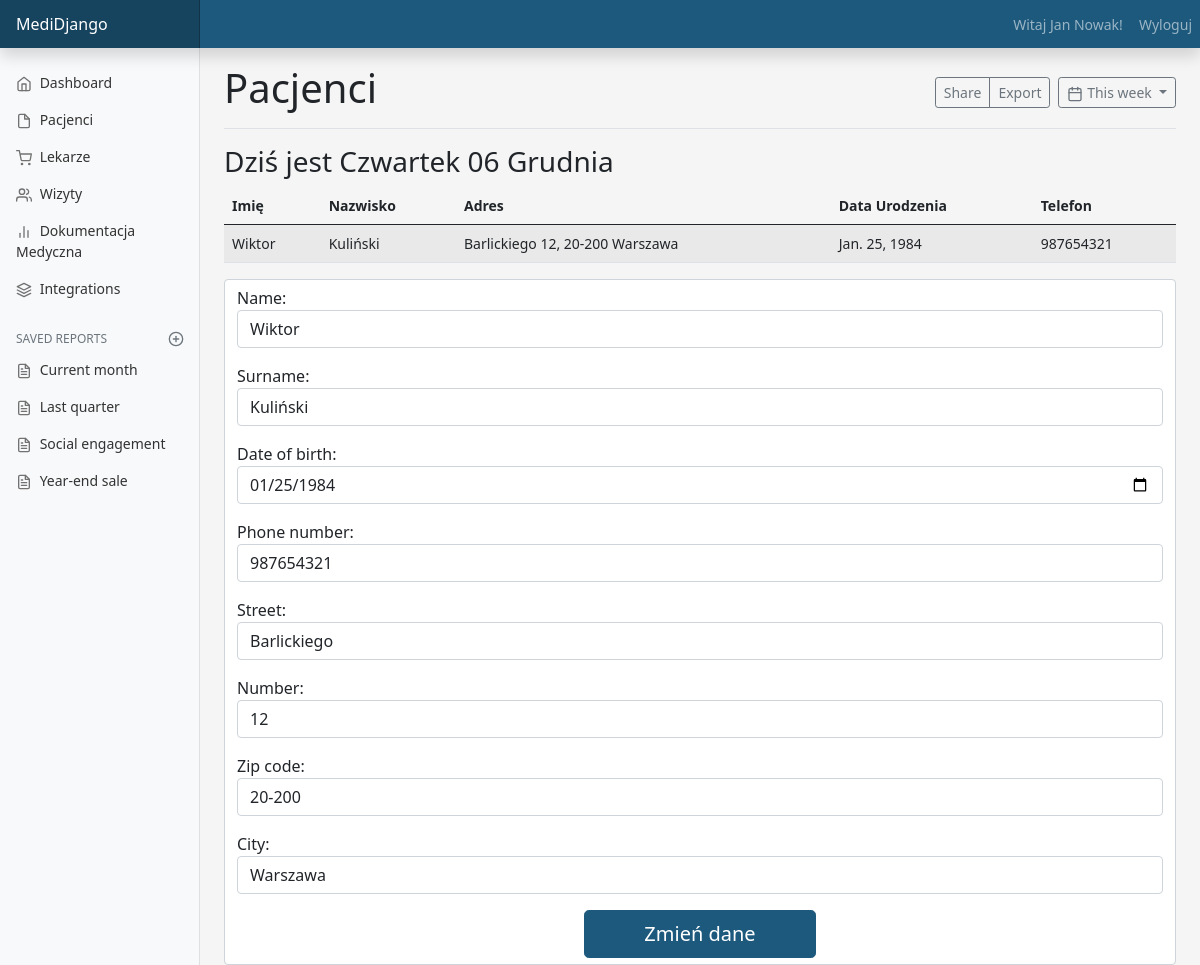
Page /patients/edit/11/ (signed in) on the committed database.
### main/models.py (models this page shows, shortened)
class Patient(models.Model):
    user = models.OneToOneField(User, null=False, on_delete=models.CASCADE)
    name = models.CharField(max_length=20, default="")
    surname = models.CharField(max_length=30, default="")
    address = models.OneToOneField(Address, null=True, on_delete=models.CASCADE)
    date_of_birth = models.DateField(default='2000-01-01')
    phone_number = models.CharField(default="", null=False, max_length=9)

class Address(models.Model):
    street = models.CharField(max_length=20)
    number = models.CharField(max_length=4)
    zip_code = models.CharField(max_length=6)
    city = models.CharField(max_length=20)

### main/views.py (the view, shortened to what this page needs)
# urls.py: path('patients/edit/<int:patient_id>/', views.edit_patient, name="edit_patient"),
@login_required(login_url="login")
def edit_patient(request, patient_id):
    patient = Patient.objects.get(id=patient_id)
    address_id = patient.address.id
    address = Address.objects.get(id=address_id)
    patient_form = PatientDataForm(instance=patient)
    address_form = AddressDataForm(instance=address)
    context = {'patient_id': patient_id, 'patient': patient, 'patient_form': patient_form, 'address_form': address_form}
    return render(request, 'main/edit_patient.html', context=context)

### users/forms.py
class PatientDataForm(forms.ModelForm):
    date_of_birth = forms.DateField(widget=forms.TextInput(attrs={'type': 'date', 'class': 'form-control'}))
    class Meta:
        model = Patient
        fields = ['name', 'surname', 'date_of_birth', 'phone_number']
    def __init__(self, *args, **kwargs):
        super().__init__(*args, **kwargs)
        for field in self.fields.values():
            field.widget.attrs['class'] = 'form-control'

class AddressDataForm(forms.ModelForm):
    class Meta:
        model = Address
        fields = ['street', 'number', 'zip_code', 'city']
    def __init__(self, *args, **kwargs):
        super().__init__(*args, **kwargs)
        for field in self.fields.values():
            field.widget.attrs['class'] = 'form-control'
        '''
    name = forms.CharField(max_length=20, widget=forms.TextInput(attrs={'class': 'form-control'}))
    surname = forms.CharField(max_length=20, widget=forms.TextInput(attrs={'class': 'form-control'}))
    date_of_birth = forms.DateField(widget=forms.TextInput(attrs={'type': 'date', 'class': 'form-control'}))
    phone_number = forms.CharField(widget=forms.TextInput(attrs={'class': 'form-control'}))
    street = forms.CharField(max_length=20, widget=forms.TextInput(attrs={'class': 'form-control'}))
    number = forms.CharField(max_length=5, widget=forms.TextInput(attrs={'class': 'form-control'}))
    zip_code = forms.CharField(max_length=6, widget=forms.TextInput(attrs={'class': 'form-control'}))
    city = forms.CharField(max_length=20, widget=forms.TextInput(attrs={'class': 'form-control'}))
        '''

### main/templates/main/edit_patient.html (shortened to what this page needs)
{% extends "main/patients.html" %}
{% block content_main %}
    <div class="table-responsive">
        <table class="table table-striped">
            <thead>
                <tr>
                  <th scope="col">Imię</th>
                  <th scope="col">Nazwisko</th>
                  <th scope="col">Adres</th>
                  <th scope="col">Data Urodzenia</th>
                  <th scope="col">Telefon</th>
                </tr>
            </thead>
            <tbody>
                <tr>
                    <td>{{ patient.name }}</td>
                    <td>{{ patient.surname }}</td>
                    <td>{{ patient.address.street }} {{ patient.address.number }}, {{ patient.address.zip_code }} {{ patient.address.city }}</td>
                    <td>{{ patient.date_of_birth }}</td>
                    <td>{{ patient.phone_number }}</td>
                </tr>
            </tbody>
        </table>
      </div>
      <form method="POST" name=" PatientDataForm">
        <div class="form-control">
                  {{ patient_form.as_p }}
                  {{ address_form.as_p }}
            <div class="d-flex justify-content-center">
                <button class="w-25 btn btn-lg btn-primary" type="submit">Zmień dane</button>
            </div>
        </div>
      </form>
{% endblock %}

### main/templates/main/dashboard.html (shortened to what this page needs)
{% load static %}
<!doctype html>
<html lang="en">
  <head>
<link href="{% static 'assets/dist/css/bootstrap.min.css' %}" rel="stylesheet">
    <link href="{% static 'css/dashboard.css' %}" rel="stylesheet">
    <link href="{% static 'css/custom.css' %}" rel="stylesheet">
  </head>
  <body>
<header class="navbar navbar-color navbar-dark sticky-top flex-md-nowrap p-0 shadow">
  <a class="navbar-brand col-md-3 col-lg-2 me-0 px-3" href="#">MediDjango</a>
  <nav class="navbar-expand-lg">
      <div class="collapse navbar-collapse" id="navbarNav">
          <ul class="navbar-nav">
              {% if user.is_authenticated %}
              <li class="nav-item"><span class="nav-link">Witaj {{ user.patient.name }} {{ user.patient.surname }}!</span></li>
              {% else %}
                  Użytkownik niezalogowany.
              {% endif %}
              <li class="nav-item"><a class="nav-link" href="{% url 'user_logout' %}">Wyloguj</a></li>
          </ul>
      </div>
  </nav>
</header>
<div class="container-fluid">
  <div class="row">
    <nav id="sidebarMenu" class="col-md-3 col-lg-2 d-md-block bg-light sidebar collapse">
      <div class="position-sticky pt-3">
        <ul class="nav flex-column">
          <li class="nav-item">
            <a class="nav-link {% if active_app == 'dashboard' %}active{% endif %}" aria-current="page" href="{% url 'dashboard' %}">
              <span data-feather="home"></span>
              Dashboard
            </a>
          </li>
          <li class="nav-item">
            <a class="nav-link {% if active_app == 'patients' %}active{% endif %}" href="{% url 'patients' %}">
              <span data-feather="file"></span>
              Pacjenci
            </a>
          </li>
          <li class="nav-item">
            <a class="nav-link {% if active_app == 'doctors' %}active{% endif %}" href="{% url 'doctors' %}">
              <span data-feather="shopping-cart"></span>
              Lekarze
            </a>
          </li>
          <li class="nav-item">
            <a class="nav-link" href="#">
              <span data-feather="users"></span>
              Wizyty
            </a>
          </li>
          <li class="nav-item">
            <a class="nav-link" href="#">
              <span data-feather="bar-chart-2"></span>
              Dokumentacja Medyczna
            </a>
          </li>
          <li class="nav-item">
            <a class="nav-link" href="#">
              <span data-feather="layers"></span>
              Integrations
            </a>
          </li>
        </ul>
        <h6 class="sidebar-heading d-flex justify-content-between align-items-center px-3 mt-4 mb-1 text-muted">
          <span>Saved reports</span>
          <a class="link-secondary" href="#" aria-label="Add a new report">
            <span data-feather="plus-circle"></span>
          </a>
        </h6>
        <ul class="nav flex-column mb-2">
          <li class="nav-item">
            <a class="nav-link" href="#">
              <span data-feather="file-text"></span>
              Current month
            </a>
          </li>
          <li class="nav-item">
            <a class="nav-link" href="#">
              <span data-feather="file-text"></span>
              Last quarter
            </a>
          </li>
          <li class="nav-item">
            <a class="nav-link" href="#">
              <span data-feather="file-text"></span>
              Social engagement
            </a>
          </li>
          <li class="nav-item">
            <a class="nav-link" href="#">
              <span data-feather="file-text"></span>
              Year-end sale
            </a>
          </li>
        </ul>
      </div>
    </nav>
    <main class="col-md-9 ms-sm-auto col-lg-10 px-md-4">
      <div class="d-flex justify-content-between flex-wrap flex-md-nowrap align-items-center pt-3 pb-2 mb-3 border-bottom">
        <h1>{% block content_title %}Dashboard{% endblock %}</h1>
        <div class="btn-toolbar mb-2 mb-md-0">
          <div class="btn-group me-2">
            <button type="button" class="btn btn-sm btn-outline-secondary">Share</button>
            <button type="button" class="btn btn-sm btn-outline-secondary">Export</button>
          </div>
          <button type="button" class="btn btn-sm btn-outline-secondary dropdown-toggle">
            <span data-feather="calendar"></span>
            This week
          </button>
        </div>
      </div>
      <h3>Dziś jest Czwartek 06 Grudnia</h3>
      <div>
          {% block content_main %}{% endblock %}
      </div>
    </main>
  </div>
</div>
  </body>
</html>

### static/css/dashboard.css (style rules this page uses)
body { font-size: .875rem; background-color: #f5f5f5; }
.feather { width: 16px; height: 16px; vertical-align: text-bottom; }
.sidebar { position: fixed; top: 0; bottom: 0; left: 0; z-index: 100; padding: 48px 0 0; box-shadow: inset -1px 0 0 rgba(0, 0, 0, .1); }
.sidebar .nav-link { font-weight: 500; color: #333; }
.sidebar .nav-link .feather { margin-right: 4px; color: #727272; }
.sidebar-heading { font-size: .75rem; text-transform: uppercase; }
.navbar-color { background-color: #1D597D; }
.navbar-brand { padding-top: .75rem; padding-bottom: .75rem; font-size: 1rem; background-color: rgba(0, 0, 0, .25); box-shadow: inset -1px 0 0 rgba(0, 0, 0, .25); }

### static/css/custom.css (style rules this page uses)
.btn-primary { background-color: #1D597D!important; border-color: #1D597D!important; }

### rows in the picture
Patient: name "Wiktor", surname "Kuliński", address.street "Barlickiego", address.number "12", address.zip_code "20-200", address.city "Warszawa", date_of_birth "Jan. 25, 1984", phone_number "987654321", date_of_birth "01/25/1984"
Address: street "Barlickiego", number "12", zip_code "20-200", city "Warszawa"

### other values in the picture
{{ user.patient.name }} "Jan"
{{ user.patient.surname }} "Nowak"
